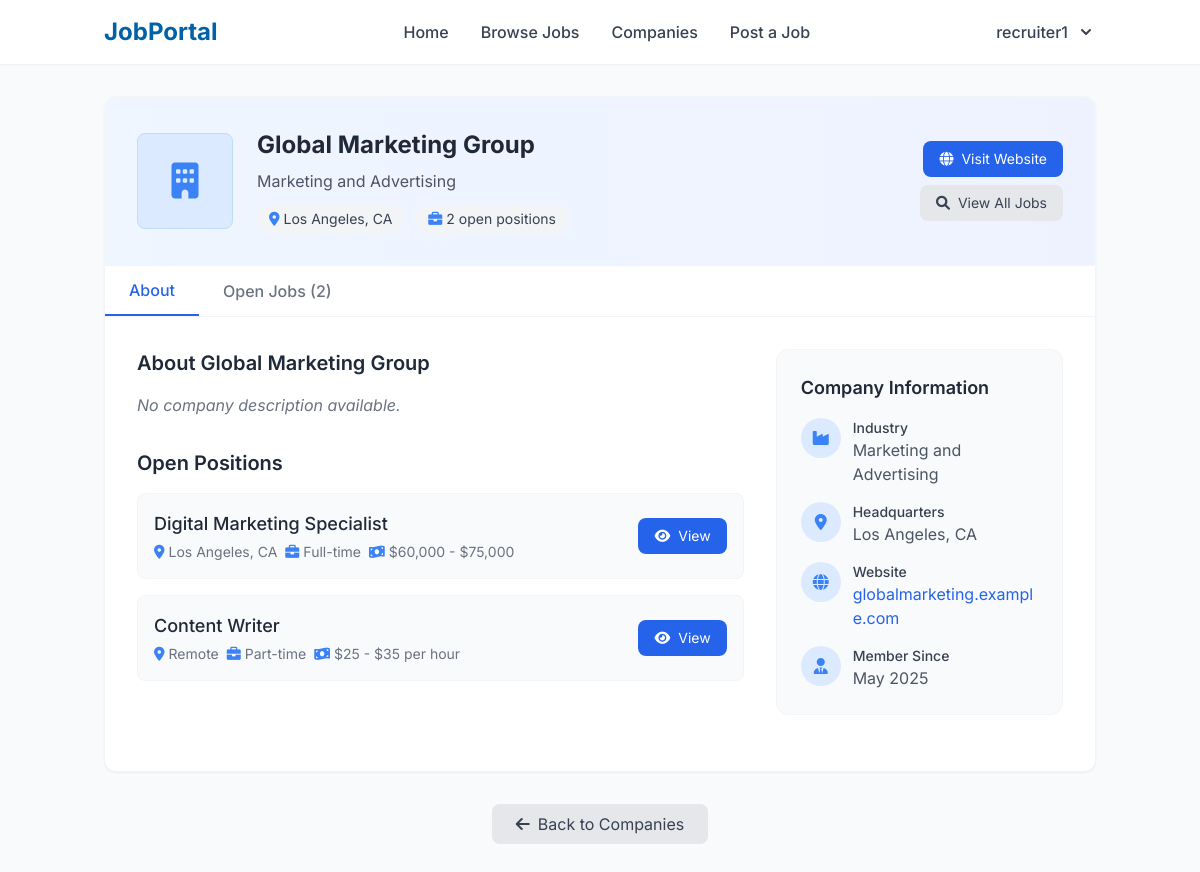
/company_profile.php?id=4 (signed in), run on the app's committed database.
### tables this page shows
CREATE TABLE IF NOT EXISTS company_profiles (
    id INT NOT NULL PRIMARY KEY AUTO_INCREMENT,
    user_id INT NOT NULL,
    company_name VARCHAR(100) NOT NULL,
    company_description TEXT,
    industry VARCHAR(100),
    website VARCHAR(255),
    location VARCHAR(100),
    logo_path VARCHAR(255),
    FOREIGN KEY (user_id) REFERENCES users(id) ON DELETE CASCADE
);

CREATE TABLE IF NOT EXISTS jobs (
    id INT NOT NULL PRIMARY KEY AUTO_INCREMENT,
    recruiter_id INT NOT NULL,
    title VARCHAR(100) NOT NULL,
    description TEXT NOT NULL,
    requirements TEXT,
    location VARCHAR(100),
    job_type ENUM('full-time', 'part-time', 'contract', 'internship') NOT NULL,
    salary VARCHAR(50),
    posted_date TIMESTAMP DEFAULT CURRENT_TIMESTAMP,
    deadline DATE,
    status ENUM('open', 'closed') DEFAULT 'open',
    FOREIGN KEY (recruiter_id) REFERENCES users(id) ON DELETE CASCADE
);

CREATE TABLE IF NOT EXISTS users (
    id INT NOT NULL PRIMARY KEY AUTO_INCREMENT,
    username VARCHAR(50) NOT NULL UNIQUE,
    password VARCHAR(255) NOT NULL,
    email VARCHAR(100) NOT NULL UNIQUE,
    role ENUM('student', 'recruiter') NOT NULL,
    created_at TIMESTAMP DEFAULT CURRENT_TIMESTAMP
);

### company_profile.php (the view, shortened to what this page needs)
<?php
require_once 'includes/functions.php';
$company_id = (int)$_GET['id'];
$sql = "SELECT c.*, u.email, u.username, u.created_at as user_created_at
        FROM company_profiles c
        JOIN users u ON c.user_id = u.id
        WHERE c.user_id = ?";
$stmt = mysqli_prepare($conn, $sql);
mysqli_stmt_bind_param($stmt, "i", $company_id);
mysqli_stmt_execute($stmt);
$result = mysqli_stmt_get_result($stmt);
$company = mysqli_fetch_assoc($result);
$jobs_sql = "SELECT j.*,
            (SELECT COUNT(*) FROM applications a WHERE a.job_id = j.id) as applications_count
            FROM jobs j
            WHERE j.recruiter_id = ? AND j.status = 'open'
            ORDER BY j.posted_date DESC";
$stmt = mysqli_prepare($conn, $jobs_sql);
mysqli_stmt_bind_param($stmt, "i", $company_id);
mysqli_stmt_execute($stmt);
$jobs_result = mysqli_stmt_get_result($stmt);
$open_jobs = mysqli_fetch_all($jobs_result, MYSQLI_ASSOC);
include 'includes/header.php';
?>
<div class="bg-gray-50 py-8 min-h-screen">
    <div class="container mx-auto px-4">
        <div class="bg-white rounded-xl shadow-sm border border-gray-100 overflow-hidden mb-8">
            <div class="bg-gradient-to-r from-blue-50 to-indigo-50 p-6 sm:p-8 border-b border-gray-100">
                <div class="flex flex-col sm:flex-row items-start sm:items-center gap-6">
                    <div class="flex-shrink-0">
                        <?php if (!empty($company['logo_path'])): ?>
                            <img src="<?php echo $company['logo_path']; ?>" alt="<?php echo htmlspecialchars($company['company_name']); ?>" class="w-24 h-24 object-contain rounded-lg border border-gray-200 bg-white p-2">
                        <?php else: ?>
                            <div class="w-24 h-24 bg-blue-100 rounded-lg flex items-center justify-center border border-blue-200">
                                <i class="fas fa-building text-blue-500 text-4xl"></i>
                            </div>
                        <?php endif; ?>
                    </div>
                    <div class="flex-grow">
                        <h1 class="text-2xl font-bold text-gray-800 mb-2"><?php echo htmlspecialchars($company['company_name']); ?></h1>
                        <?php if (!empty($company['industry'])): ?>
                            <p class="text-gray-600 mb-3"><?php echo htmlspecialchars($company['industry']); ?></p>
                        <?php endif; ?>
                        <div class="flex flex-wrap gap-3">
                            <?php if (!empty($company['location'])): ?>
                                <span class="bg-gray-100 text-gray-700 px-3 py-1 rounded-full text-sm flex items-center">
                                    <i class="fas fa-map-marker-alt mr-1 text-blue-500"></i> <?php echo htmlspecialchars($company['location']); ?>
                                </span>
                            <?php endif; ?>
                            <span class="bg-gray-100 text-gray-700 px-3 py-1 rounded-full text-sm flex items-center">
                                <i class="fas fa-briefcase mr-1 text-blue-500"></i> <?php echo count($open_jobs); ?> open positions
                            </span>
                        </div>
                    </div>
                    <div class="flex-shrink-0 flex flex-col sm:items-end gap-2">
                        <?php if (!empty($company['website'])): ?>
                            <a href="<?php echo htmlspecialchars($company['website']); ?>" target="_blank" class="bg-blue-600 hover:bg-blue-700 text-white px-4 py-2 rounded-lg text-sm transition duration-300 flex items-center justify-center">
                                <i class="fas fa-globe mr-2"></i> Visit Website
                            </a>
                        <?php endif; ?>
                        <a href="jobs.php?keyword=<?php echo urlencode($company['company_name']); ?>" class="bg-gray-200 hover:bg-gray-300 text-gray-700 px-4 py-2 rounded-lg text-sm transition duration-300 flex items-center justify-center">
                            <i class="fas fa-search mr-2"></i> View All Jobs
                        </a>
                    </div>
                </div>
            </div>
            <div class="border-b border-gray-100">
                <div class="flex overflow-x-auto">
                    <button class="px-6 py-3 font-medium text-blue-600 border-b-2 border-blue-600 whitespace-nowrap">
                        About
                    </button>
                    <button class="px-6 py-3 font-medium text-gray-500 hover:text-gray-700 whitespace-nowrap">
                        Open Jobs (<?php echo count($open_jobs); ?>)
                    </button>
                </div>
            </div>
            <div class="p-6 sm:p-8">
                <div class="grid grid-cols-1 lg:grid-cols-3 gap-8">
                    <div class="lg:col-span-2">
                        <div class="mb-8">
                            <h2 class="text-xl font-semibold text-gray-800 mb-4">About <?php echo htmlspecialchars($company['company_name']); ?></h2>
                            <?php if (!empty($company['description'])): ?>
                                <div class="prose max-w-none text-gray-600">
                                    <?php echo nl2br(htmlspecialchars($company['description'])); ?>
                                </div>
                            <?php else: ?>
                                <p class="text-gray-500 italic">No company description available.</p>
                            <?php endif; ?>
                        </div>
                        <?php if (count($open_jobs) > 0): ?>
                        <div>
                            <h2 class="text-xl font-semibold text-gray-800 mb-4">Open Positions</h2>
                            <div class="space-y-4">
                                <?php foreach ($open_jobs as $index => $job): ?>
                                    <?php if ($index < 3):  ?>
                                    <div class="bg-gray-50 rounded-lg p-4 border border-gray-100 hover:border-blue-200 transition duration-300">
                                        <div class="flex flex-col md:flex-row md:items-center justify-between gap-4">
                                            <div>
                                                <h3 class="text-lg font-medium text-gray-800 mb-1">
                                                    <a href="job_details.php?id=<?php echo $job['id']; ?>" class="hover:text-blue-600 transition duration-300">
                                                        <?php echo htmlspecialchars($job['title']); ?>
                                                    </a>
                                                </h3>
                                                <div class="flex flex-wrap gap-2 text-sm text-gray-500">
                                                    <span class="flex items-center">
                                                        <i class="fas fa-map-marker-alt mr-1 text-blue-500"></i> <?php echo htmlspecialchars($job['location']); ?>
                                                    </span>
                                                    <span class="flex items-center">
                                                        <i class="fas fa-briefcase mr-1 text-blue-500"></i> <?php echo htmlspecialchars(ucfirst($job['job_type'])); ?>
                                                    </span>
                                                    <?php if (!empty($job['salary'])): ?>
                                                    <span class="flex items-center">
                                                        <i class="fas fa-money-bill-wave mr-1 text-blue-500"></i> <?php echo htmlspecialchars($job['salary']); ?>
                                                    </span>
                                                    <?php endif; ?>
                                                </div>
                                            </div>
                                            <div class="flex gap-2">
                                                <a href="job_details.php?id=<?php echo $job['id']; ?>" class="bg-blue-600 hover:bg-blue-700 text-white px-4 py-2 rounded-lg text-sm transition duration-300 flex items-center justify-center">
                                                    <i class="fas fa-eye mr-2"></i> View
                                                </a>
                                            </div>
                                        </div>
                                    </div>
                                    <?php endif; ?>
                                <?php endforeach; ?>
                            </div>
                        </div>
                        <?php endif; ?>
                    </div>
                    <div class="lg:col-span-1">
                        <div class="bg-gray-50 rounded-xl p-6 border border-gray-100 mb-6">
                            <h3 class="text-lg font-semibold text-gray-800 mb-4">Company Information</h3>
                            <div class="space-y-4">
                                <?php if (!empty($company['industry'])): ?>
                                <div class="flex items-start">
                                    <div class="flex-shrink-0 w-10 h-10 bg-blue-100 rounded-full flex items-center justify-center mr-3">
                                        <i class="fas fa-industry text-blue-500"></i>
                                    </div>
                                    <div>
                                        <h4 class="text-sm font-medium text-gray-700">Industry</h4>
                                        <p class="text-gray-600"><?php echo htmlspecialchars($company['industry']); ?></p>
                                    </div>
                                </div>
                                <?php endif; ?>
                                <?php if (!empty($company['location'])): ?>
                                <div class="flex items-start">
                                    <div class="flex-shrink-0 w-10 h-10 bg-blue-100 rounded-full flex items-center justify-center mr-3">
                                        <i class="fas fa-map-marker-alt text-blue-500"></i>
                                    </div>
                                    <div>
                                        <h4 class="text-sm font-medium text-gray-700">Headquarters</h4>
                                        <p class="text-gray-600"><?php echo htmlspecialchars($company['location']); ?></p>
                                    </div>
                                </div>
                                <?php endif; ?>
                                <?php if (!empty($company['website'])): ?>
                                <div class="flex items-start">
                                    <div class="flex-shrink-0 w-10 h-10 bg-blue-100 rounded-full flex items-center justify-center mr-3">
                                        <i class="fas fa-globe text-blue-500"></i>
                                    </div>
                                    <div>
                                        <h4 class="text-sm font-medium text-gray-700">Website</h4>
                                        <a href="<?php echo htmlspecialchars($company['website']); ?>" target="_blank" class="text-blue-600 hover:underline break-all">
                                            <?php echo htmlspecialchars(preg_replace('#^https?://#', '', $company['website'])); ?>
                                        </a>
                                    </div>
                                </div>
                                <?php endif; ?>
                                <div class="flex items-start">
                                    <div class="flex-shrink-0 w-10 h-10 bg-blue-100 rounded-full flex items-center justify-center mr-3">
                                        <i class="fas fa-user-tie text-blue-500"></i>
                                    </div>
                                    <div>
                                        <h4 class="text-sm font-medium text-gray-700">Member Since</h4>
                                        <p class="text-gray-600"><?php echo date('F Y', strtotime($company['user_created_at'])); ?></p>
                                    </div>
                                </div>
                            </div>
                        </div>
                    </div>
                </div>
            </div>
        </div>
        <div class="flex justify-center">
            <a href="companies.php" class="bg-gray-200 hover:bg-gray-300 text-gray-700 px-6 py-2 rounded-lg transition duration-300 flex items-center justify-center">
                <i class="fas fa-arrow-left mr-2"></i> Back to Companies
            </a>
        </div>
    </div>
</div>
<?php include 'includes/footer.php'; ?>

### assets/css/custom.css (style rules this page uses)
:root { --primary-color: #0061a7; --secondary-color: #00a4e4; --accent-color: #6cc24a; --dark-bg: #1a2b3c; --light-bg: #f5f7fa; --text-dark: #333333; --text-light: #ffffff; --border-color: #e1e5eb; --success-color: #28a745; --warning-color: #ffc107; --danger-color: #dc3545; --info-color: #17a2b8; }
body { font-family: 'Roboto', sans-serif; color: var(--text-dark); background-color: var(--light-bg); line-height: 1.6; }
a { color: var(--primary-color); text-decoration: none; transition: all 0.3s ease; }
:root { --primary-color: #0061a7; --secondary-color: #00a4e4; --accent-color: #6cc24a; --dark-bg: #1a2b3c; --light-bg: #f5f7fa; --text-dark: #333333; --text-light: #ffffff; }

### data on the page
company_profiles: company_name "Global Marketing Group", industry "Marketing and Advertising", location "Los Angeles, CA", website "globalmarketing.example.com", user.created_at "May 2025"
jobs: title "Digital Marketing Specialist", location "Los Angeles, CA", job_type "Full-time", salary "$60,000 - $75,000"
jobs: title "Content Writer", location "Remote", job_type "Part-time", salary "$25 - $35 per hour"

### other printed values
$_SESSION['username'] "recruiter1"
count($open_jobs) "2"
